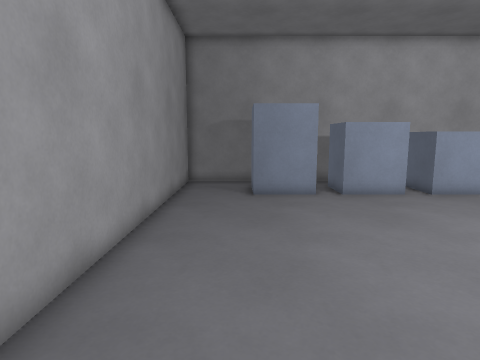
view 1 (above)

17 first-person views from a walk through a 3-D level made in the Godot game engine. The camera is 1.3 m above the floor, tilts 8° down and sees 75° across. The floor is counted in squares, 0.5 m on a side. Each view is taken from the middle of a square. On the plan, view 1 faces up. The plan holds only what a view shows up to about 20 squares ahead; the rest is blank.

view 2
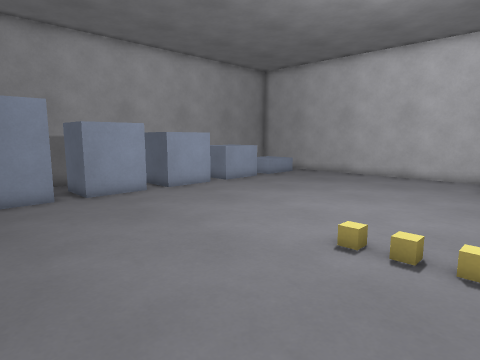

view 3
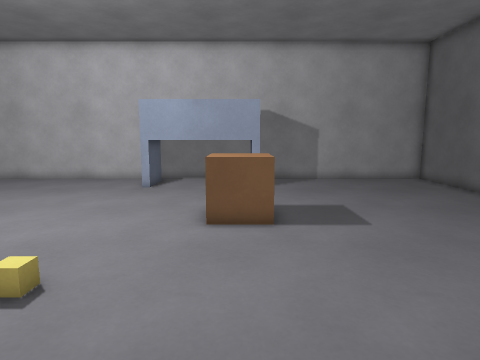

view 4
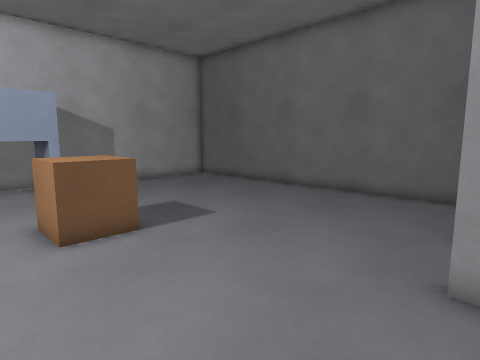

view 5
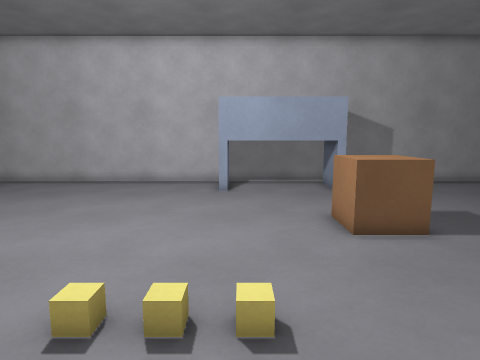

view 6
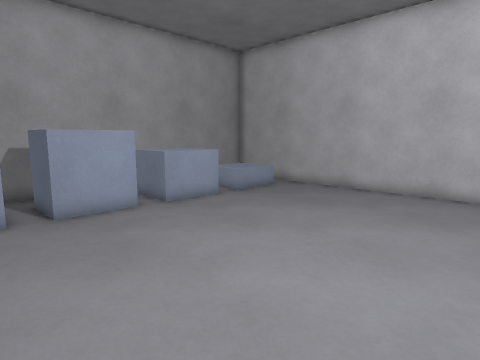

view 7
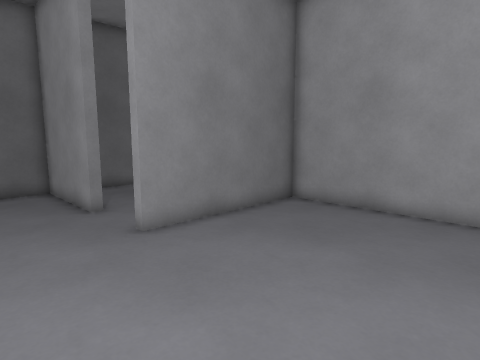

view 8
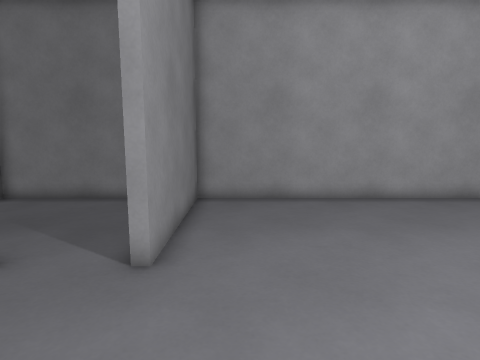

view 9
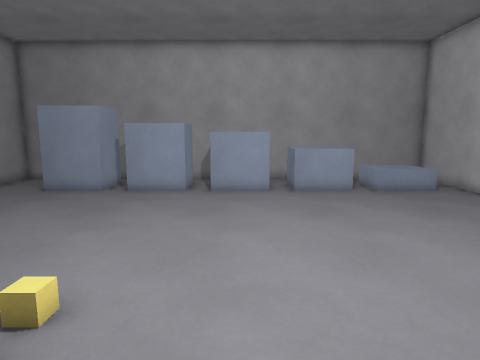

view 10
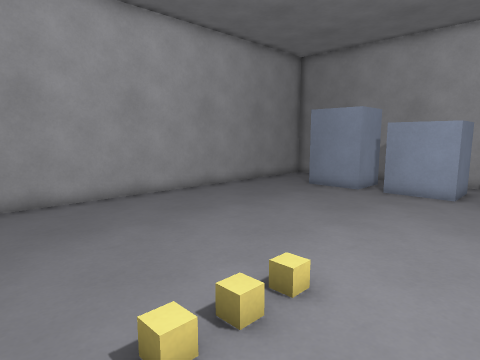

view 11
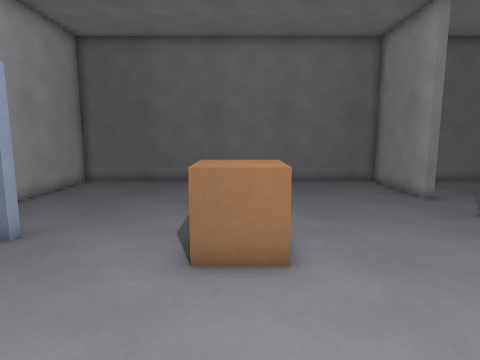

view 12
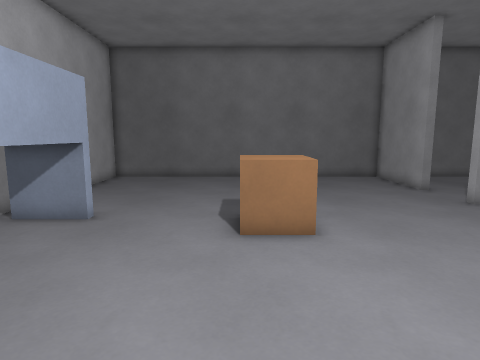

view 13
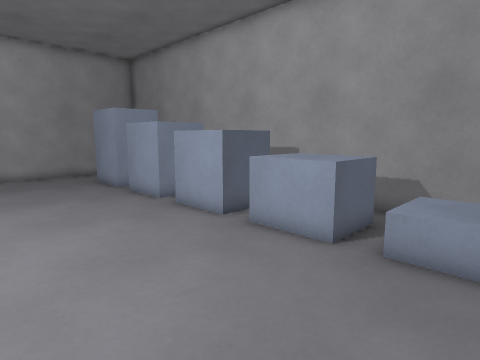

view 14
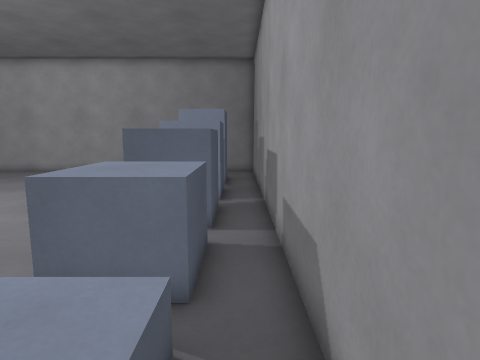

view 15
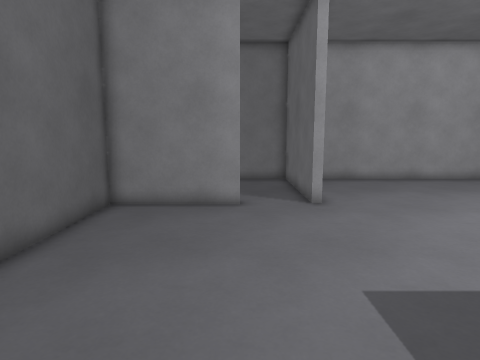

view 16
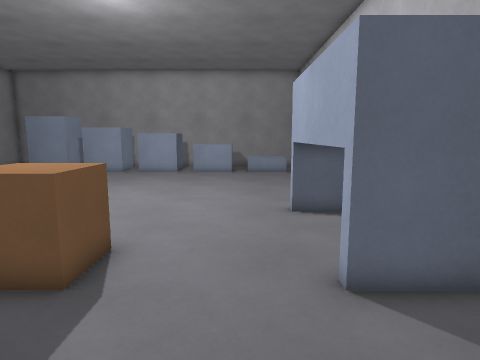

view 17
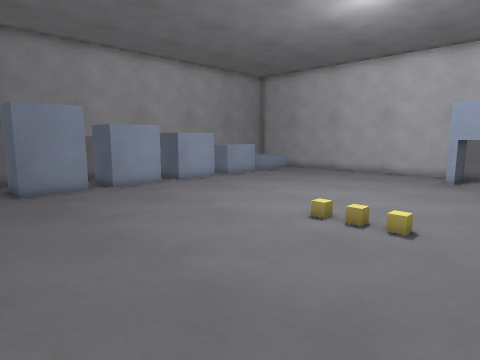

### Floor plan
Ten units are one square. View 1 is at (0, 0); x grows to the right and y downward. Boxes are objects, and circles mark ways between rooms. Rooms are numbered by the first view taken in them; rooms with no view inside come last. Other rooms are left out.
<svg viewBox="-35 -185 250 330">
<path fill="none" stroke="#000" d="M38 90 42 90 42 140 210 140 210 -180 -30 -180 -30 58 40 58 40 62 25 62M201 40 178 40 178 -20M25 62 -30 62 -30 140 20 140"/>
<rect x="5" y="-165" width="30" height="30" fill="#bbb"><title>box</title></rect>
<rect x="45" y="-165" width="30" height="30" fill="#bbb"><title>box</title></rect>
<rect x="85" y="-165" width="30" height="30" fill="#bbb"><title>box</title></rect>
<rect x="105" y="15" width="30" height="30" fill="#bbb"><title>crate</title></rect>
<rect x="125" y="-165" width="30" height="30" fill="#bbb"><title>box</title></rect>
<circle cx="35" cy="75" r="3" fill="#2a7"/>
<text x="90" y="-30">1</text>
<text x="0" y="100">2</text>
</svg>
Room 1 opens to room 2.

Where each view was taken, in squares from view 1:
view 1: 0 up, 0 right, facing up
view 2: 0 up, 0 right, facing up-right
view 3: 3 down, 2 right, facing right
view 4: 0 up, 3 right, facing down-right
view 5: 1 up, 3 right, facing right
view 6: 3 up, 6 right, facing up-right
view 7: 2 up, 8 right, facing down-left
view 8: 4 down, 10 right, facing left
view 9: 1 down, 10 right, facing up
view 10: 1 down, 10 right, facing up-left
view 11: 4 up, 12 right, facing down
view 12: 6 up, 13 right, facing down
view 13: 7 up, 19 right, facing up-left
view 14: 17 up, 20 right, facing left
view 15: 9 down, 16 right, facing left
view 16: 9 down, 16 right, facing up
view 17: 2 down, 2 left, facing up-right
